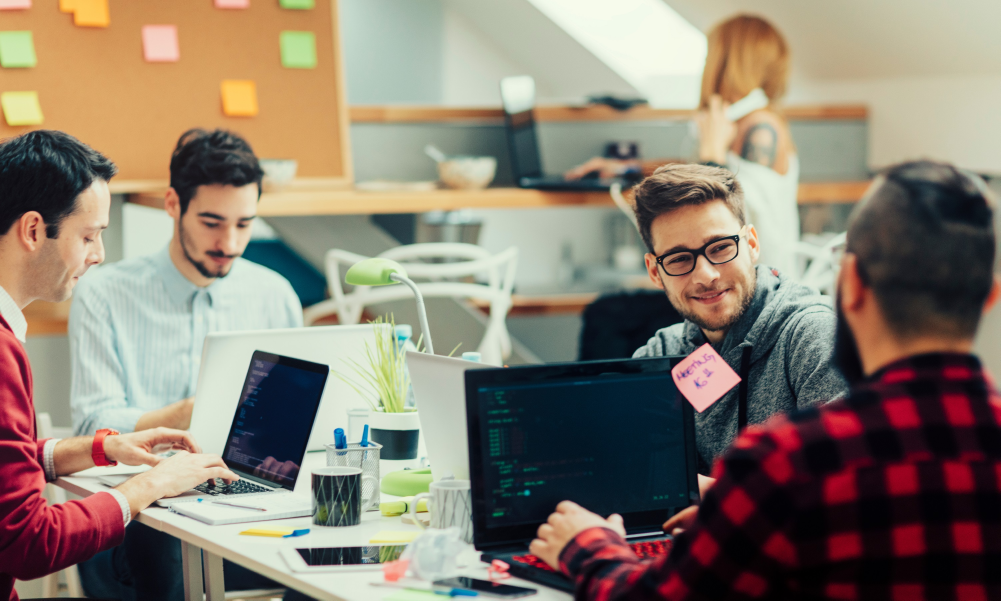
#> input picture practice_01/source_image.jpg, 3001 x 1801 px (shown at 1/3 size)
$ jupyter execute 11_009_Guzaerov_1.ipynb
#> lines starting #> are read from the running program, lines starting #| are printed output that depends on the picture
[cell 1]
import cv2
import numpy as np
import matplotlib.pyplot as plt

def average_colors_in_regions(image_path, y_min, y_max, x_min, x_max, h):
#> called with image_path = 'source_image.jpg', y_min = 600, y_max = 950, x_min = 1950, x_max = 2250, h = 10
    image = cv2.imread(image_path)
#> image is the input picture: shape (1801, 3001, 3); mean B, G, R 112.6, 126.9, 138.4
    image_copy = image.copy()

    region_height = (y_max - y_min) // h
    region_width = (x_max - x_min) // h

    average_colors = np.zeros((h, h, 3), dtype=np.uint8)

    for i in range(h):
        for j in range(h):
            y_start, y_end = i * region_height + y_min, (i + 1) * region_height + y_min
            x_start, x_end = j * region_width + x_min, (j + 1) * region_width + x_min

            region = image[y_start:y_end, x_start:x_end]
            average_color = np.mean(region, axis=(0, 1)).astype(np.uint8)

            image_copy[y_start:y_end, x_start:x_end] = average_color
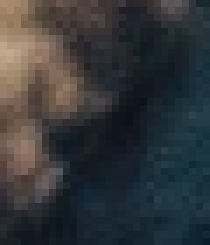
#> region: shape (35, 30, 3) (shown 7 times larger); mean B, G, R 57.5, 55.3, 52.4

    return image_copy

def display_image_with_average_colors(average_colors):
    plt.imshow(average_colors)
    plt.axis('off')
    plt.show()

image_path = 'source_image.jpg'
y_min, y_max = 600, 950
x_min, x_max = 1950, 2250
h = 10

result_image = average_colors_in_regions(image_path, y_min, y_max, x_min, x_max, h)

fig, axes = plt.subplots(1, 2, figsize=(12, 5))
axes[0].imshow(cv2.cvtColor(cv2.imread(image_path), cv2.COLOR_BGR2RGB))
axes[0].set_title('Исходное изображение')
axes[0].axis('off')

axes[1].imshow(cv2.cvtColor(result_image, cv2.COLOR_BGR2RGB))
axes[1].set_title('Обработанное изображение')
axes[1].axis('off')

plt.show()
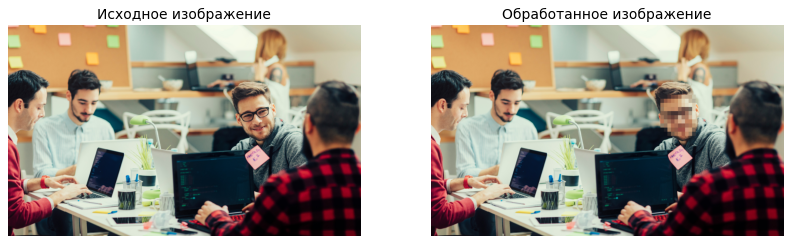
#> figure drawn by matplotlib, 2 panels
output_path = 'result_image.jpg'
cv2.imwrite(output_path, result_image)
#> Out = True
